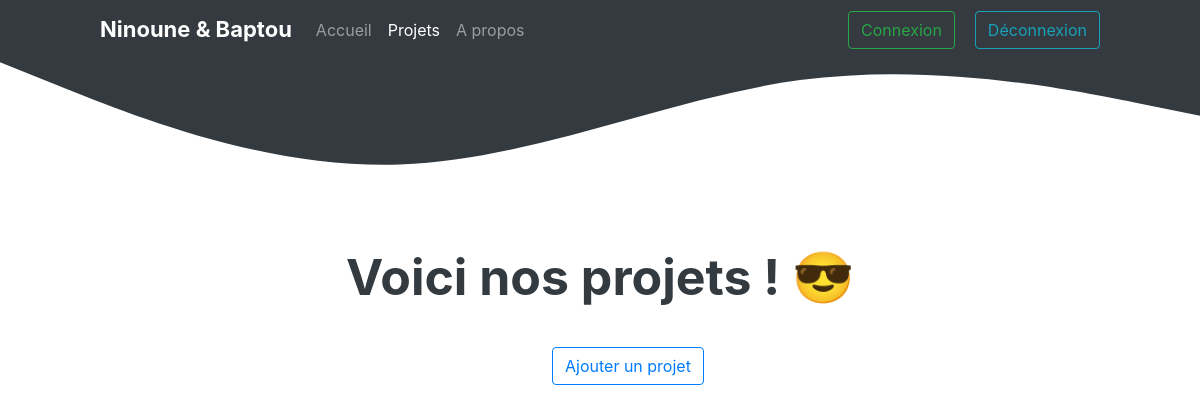
The page /works.php on the database as committed earlier.
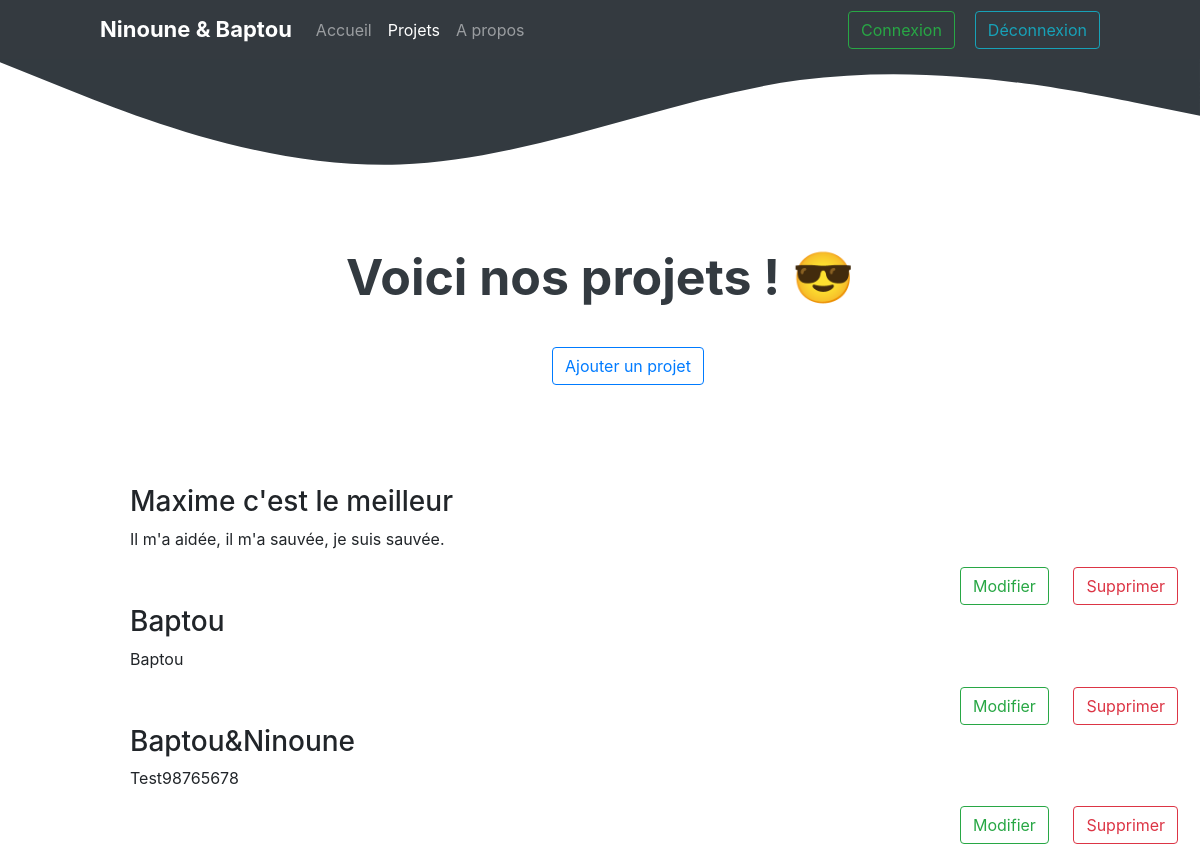
The same page on the database as committed later.
### tables this page shows
CREATE TABLE `WORKS` (
  `id` int(11) NOT NULL,
  `titre` varchar(256) NOT NULL,
  `description` varchar(10000) NOT NULL
);

### PHP/code.php (called while the page is built, shortened)
<?php
	require('database.php');
	class Works{
		function get_works(){
			global $db;
			$request = "SELECT * FROM WORKS";
			$result = $db->query($request);
			$user = $result->fetchAll();
			return($user);
		}
	}
?>

### works.php (the view, shortened to what this page needs)
<!DOCTYPE html>
<?php
include_once("php/code.php");
$work = new Works;
?>
<html>
<head>
	<link rel="stylesheet" href="https://stackpath.bootstrapcdn.com/bootstrap/4.4.1/css/bootstrap.min.css">
  <link rel="stylesheet" type="text/css" href="style.css">
</head>
<body>
	<nav class="modifnavbar navbar navbar-expand-lg navbar navbar-dark bg-dark">
<a class="navbar-brand" style="font-weight: bold; font-size: 22px;" href="index.php">Ninoune & Baptou</a>
<div class="collapse navbar-collapse" id="navbarSupportedContent">
<ul class="navbar-nav mr-auto">
<li class="nav-item">
	<a class="nav-link" href="index.php">Accueil</a>
</li>
<li class="nav-item active">
	<a class="nav-link" href="works.php">Projets</a>
</li>
<li class="nav-item">
	<a class="nav-link" href="#">A propos</a>
</li>
</ul>
<form class="form-inline my-2 my-lg-0">
<a href="login.php" class="btn btn-outline-success" role="button" aria-pressed="true">Connexion</a>
<a href="disconnected.php" class="btndeco btn btn-outline-info" role="button" aria-pressed="true">Déconnexion</a>
</form>
</div>
</nav>
<svg class="modifvague" xmlns="http://www.w3.org/2000/svg" viewBox="0 0 1440 250"><path fill="#333a40" fill-opacity="1" d="M0,64L80,96C160,128,320,192,480,186.7C640,181,800,107,960,85.3C1120,64,1280,96,1360,112L1440,128L1440,0L1360,0C1280,0,1120,0,960,0C800,0,640,0,480,0C320,0,160,0,80,0L0,0Z"></path></svg>
	<h1 class="works-titre1">Voici nos projets ! 😎</h1>
		<a class="btnajouter btn btn-outline-primary" href="create_work.php">Ajouter un projet</a>
    <?php
        $allworks = $work->get_works();
        foreach($allworks as $w)
        {
            ?>
			<div class="lesprojets">
			<h3><?= $w["titre"]; ?></h3>
            <p> <?= $w["description"];?> </p>
			</div>
			<div class="placement-btn">
            <a class="btn btn-outline-success" href="edit_work.php?id=<?php echo($w["id"])?>">Modifier</a>
            <a class="btnsupp btn btn-outline-danger" href="delete_work.php?id=<?php echo($w["id"])?>">Supprimer</a>
			</div>
            <?php
        }
    ?>
</body>
</html>

Rows that differ between the two databases and show on the page:
added works: titre "Maxime c'est le meilleur", description "Il m'a aidée, il m'a sauvée, je suis sauvée."
added works: titre "Baptou", description "Baptou"
added works: titre "Baptou&Ninoune", description "Test98765678"
